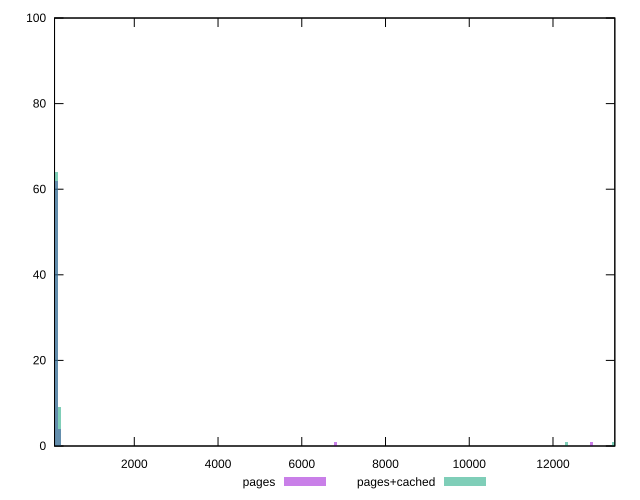

Generate this figure with gnuplot:
reset

$pages <<EOF
6796.376317891495 1
149.37090808552736 62
74.68545404276368 32
224.05636212829103 4
12920.583549398118 1
EOF

$pagesCached <<EOF
224.05636212829103 9
74.68545404276368 25
149.37090808552736 64
13443.381727697462 1
12323.099917056008 1
EOF

set key outside below
set boxwidth 74.68545404276368
set xrange [95.13499999999999:13476.758000000002]
set yrange [0:100]
set trange [0:100]
set style fill transparent solid 0.5 noborder
set terminal svg size 640, 500 enhanced background rgb 'white'
set output "reprap/server-response-time/comparison/histogram/0_vs_1.svg"

plot $pages title "pages" with boxes, \
     $pagesCached title "pages+cached" with boxes

reset
